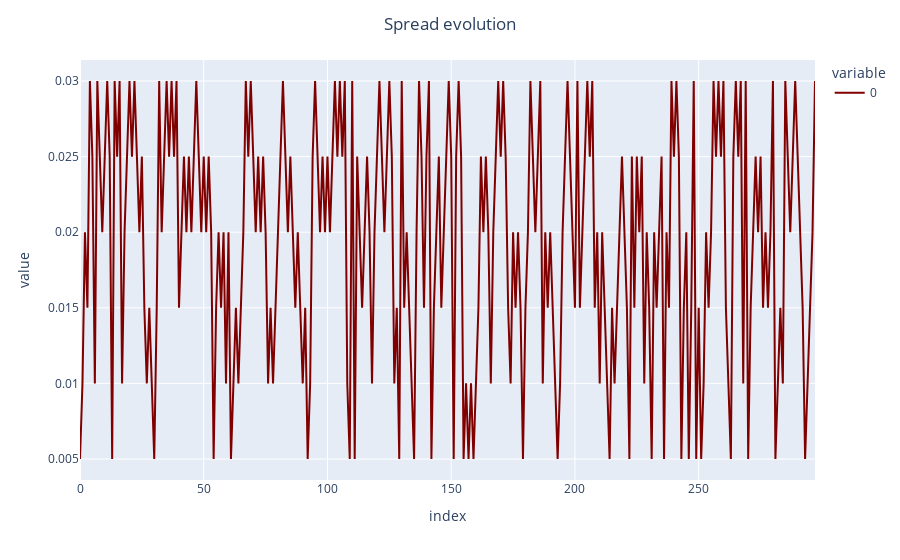

Write notebook code for a chart like this one.
### Code cell
fig = px.line(s_t)
fig.update_traces(line_color = "maroon")
fig.update_layout(title_text = "Spread evolution", title_x = 0.5)
fig.show()

### Figure 1 — Plotly figure (JSON) as saved in the notebook; plotly's stock layout.template omitted (floating-point values rounded to 4 significant figures; data arrays with more than 128 entries replaced by an {"elided": "..."} marker saying what was removed)
{"data": [{"hovertemplate": "variable=0<br>index=%{x}<br>value=%{y}<extra></extra>", "legendgroup": "0", "line": {"color": "maroon", "dash": "solid"}, "marker": {"symbol": "circle"}, "mode": "lines", "name": "0", "orientation": "v", "showlegend": true, "type": "scatter", "x": {"elided": "298 int values"}, "xaxis": "x", "y": {"elided": "298 float values"}, "yaxis": "y"}], "layout": {"legend": {"title": {"text": "variable"}, "tracegroupgap": 0}, "margin": {"t": 60}, "title": {"text": "Spread evolution", "x": 0.5}, "xaxis": {"anchor": "y", "domain": [0, 1], "title": {"text": "index"}}, "yaxis": {"anchor": "x", "domain": [0, 1], "title": {"text": "value"}}}}
